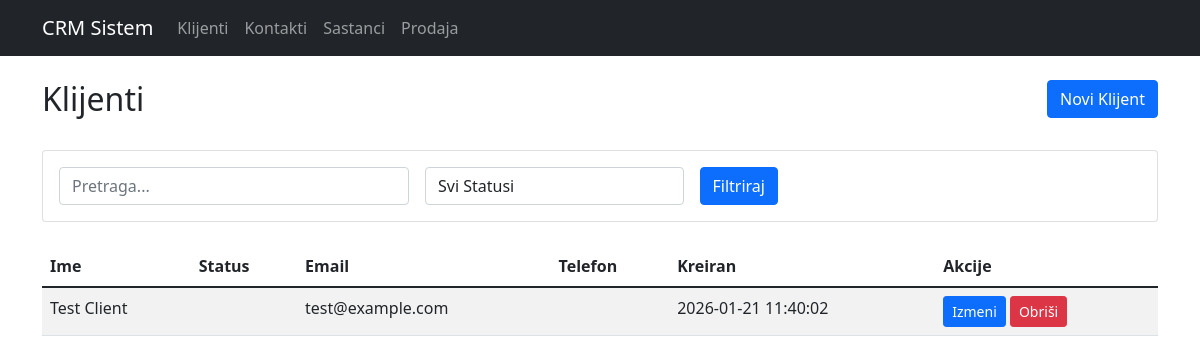
The app's page /CRM_PHP/index.php with its own data.
### tables this page shows
CREATE TABLE clients (
    client_id INT AUTO_INCREMENT PRIMARY KEY,
    name VARCHAR(100) NOT NULL,
    email VARCHAR(100) NOT NULL,
    api_key VARCHAR(64) UNIQUE,
    created_at TIMESTAMP DEFAULT CURRENT_TIMESTAMP
);

### CRM_PHP/modules/clients/index.php (the view, shortened to what this page needs)
<?php
$action = $_GET['action'] ?? 'list';
switch ($action) {
        ?>
        <?php
    case 'list':
    default:
        $search = $_GET['search'] ?? '';
        $query = "SELECT * FROM clients WHERE 1=1";
        $stmt = $pdo->prepare($query);
        $stmt->execute();
        $clients = $stmt->fetchAll();
        ?>
        <div class="row mb-4">
            <div class="col">
                <h2>Klijenti</h2>
            </div>
            <div class="col-auto">
                <a href="?module=clients&action=new" class="btn btn-primary">Novi Klijent</a>
            </div>
        </div>
        <div class="card mb-4">
            <div class="card-body">
                <form method="GET" class="row g-3">
                    <div class="col-md-4">
                        <input type="text" name="search" class="form-control" placeholder="Pretraga..." value="<?= htmlspecialchars($search) ?>">
                    </div>
                    <div class="col-md-3">
                        <select name="status" class="form-control">
                            <option value="">Svi Statusi</option>
                        </select>
                    </div>
                    <div class="col-auto">
                        <button type="submit" class="btn btn-primary">Filtriraj</button>
                    </div>
                </form>
            </div>
        </div>
        <div class="table-responsive">
            <table class="table table-striped">
                <thead>
                    <tr>
                        <th>Ime</th>
                        <th>Status</th>
                        <th>Email</th>
                        <th>Telefon</th>
                        <th>Kreiran</th>
                        <th>Akcije</th>
                    </tr>
                </thead>
                <tbody>
                    <?php foreach ($clients as $client): ?>
                    <tr>
                        <td><?= htmlspecialchars($client['name']) ?></td>
                        <td><span class="badge bg-<?= $client['status'] === 'customer' ? 'success' : ($client['status'] === 'contacted' ? 'warning' : 'secondary') ?>"><?= htmlspecialchars($client['status']) ?></span></td>
                        <td><?= htmlspecialchars($client['email']) ?></td>
                        <td><?= htmlspecialchars($client['phone']) ?></td>
                        <td><?= htmlspecialchars($client['created_at']) ?></td>
                        <td>
                            <a href="?module=clients&action=edit&id=<?= $client['id'] ?>" class="btn btn-sm btn-primary">Izmeni</a>
                            <a href="?module=clients&action=delete&id=<?= $client['id'] ?>" class="btn btn-sm btn-danger" onclick="return confirm('Da li ste sigurni?')">Obriši</a>
                        </td>
                    </tr>
                    <?php endforeach; ?>
                </tbody>
            </table>
        </div>
        <?php
}
?>

### records on screen
clients: name "Test Client", email "test@example.com", created_at "2026-01-21 11:40:02"
